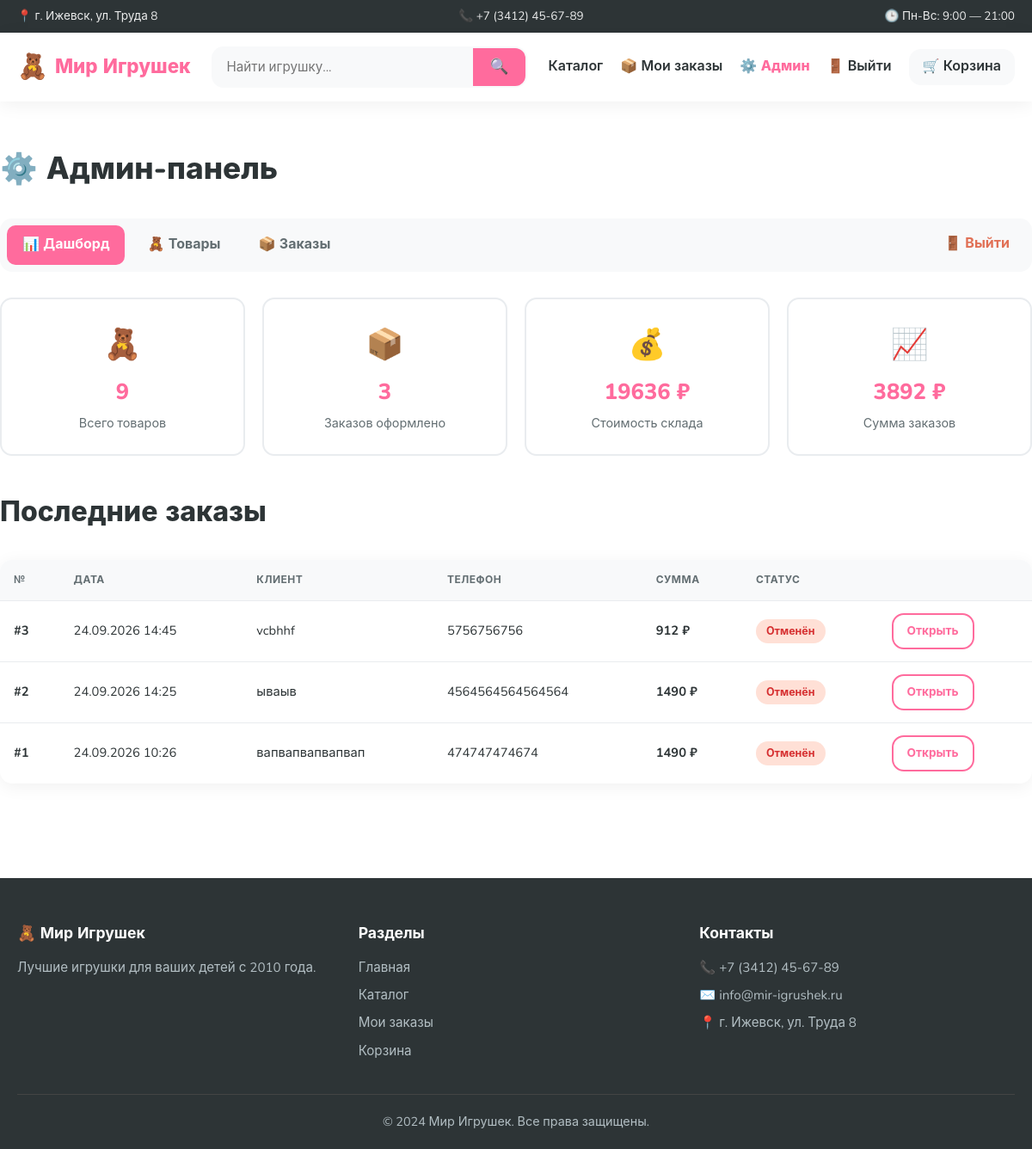
/admin (signed in), run on the app's committed database.
### app.py (models this page shows)
class Order(db.Model):
    __tablename__ = 'orders'
    id = db.Column(db.Integer, primary_key=True)
    token = db.Column(db.String(64), unique=True, nullable=False, index=True)
    created_at = db.Column(db.DateTime, default=lambda: datetime.now(timezone.utc), index=True)
    full_name = db.Column(db.String(200), nullable=False)
    phone = db.Column(db.String(50), nullable=False)
    address = db.Column(db.Text, nullable=False)
    payment_method = db.Column(db.String(50), nullable=False, default='card_on_delivery')
    total = db.Column(db.Integer, nullable=False)
    status = db.Column(db.String(50), default='Новый', index=True)
    cancel_reason = db.Column(db.String(300), default='')
    items = db.relationship('OrderItem', backref='order', cascade='all, delete-orphan')

### app.py (the view)
@app.route('/admin')
@admin_required
def admin_dashboard():
    stats = {
        'toys_count': Toy.query.count(),
        'orders_count': Order.query.count(),
        'total_value': db.session.query(db.func.sum(Toy.price)).scalar() or 0,
        'orders_sum': db.session.query(db.func.sum(Order.total)).scalar() or 0,
    }
    recent_orders = Order.query.order_by(Order.id.desc()).limit(5).all()
    return render_template('admin/dashboard.html', stats=stats, recent_orders=recent_orders)

### app.py (called while the page is built)
def get_cart():
    return session.get('cart', {})

def cart_total_items():
    return sum(get_cart().values())

def is_admin():
    return session.get('is_admin', False)

def my_order_tokens():
    return session.get('order_tokens', [])

def admin_required(f):
    @wraps(f)
    def wrapper(*args, **kwargs):
        if not is_admin():
            flash('Требуется вход в админ-панель', 'error')
            return redirect(url_for('admin_login'))
        return f(*args, **kwargs)
    return wrapper

@app.context_processor
def inject_globals():
    return {
        'cart_count': cart_total_items(),
        'is_admin': is_admin(),
        'my_orders_count': len(my_order_tokens()),
        'shop_address': SHOP_ADDRESS,
        'shop_phone': SHOP_PHONE,
        'payment_methods': PAYMENT_METHODS,
        'deletable_statuses': DELETABLE_STATUSES,
    }

@app.after_request
def set_security_headers(response):
    response.headers['Referrer-Policy'] = 'no-referrer'
    response.headers['X-Content-Type-Options'] = 'nosniff'
    response.headers['X-Frame-Options'] = 'DENY'
    response.headers['Permissions-Policy'] = 'geolocation=(), microphone=(), camera=()'
    response.headers['Content-Security-Policy'] = (
        "default-src 'self'; "
        "img-src 'self' https: data:; "
        "style-src 'self' 'unsafe-inline' https://fonts.googleapis.com; "
        "font-src 'self' https://fonts.gstatic.com; "
        "script-src 'self'; "
        "frame-ancestors 'none'; "
        "base-uri 'self'; "
        "form-action 'self'"
    )
    return response

### templates/admin/dashboard.html (shortened to what this page needs)
{% extends 'base.html' %}
{% block content %}
<div class="container section">
    <h1 class="page-title">⚙️ Админ-панель</h1>
    <div class="admin-nav">
        <a href="{{ url_for('admin_dashboard') }}" class="admin-nav__link active">📊 Дашборд</a>
        <a href="{{ url_for('admin_products') }}" class="admin-nav__link">🧸 Товары</a>
        <a href="{{ url_for('admin_orders') }}" class="admin-nav__link">📦 Заказы</a>
        <form action="{{ url_for('admin_logout') }}" method="post" class="admin-logout-form">
            <button type="submit" class="admin-nav__link admin-nav__link--danger">🚪 Выйти</button>
        </form>
    </div>
    <div class="stats-grid">
        <div class="stat-card">
            <div class="stat-card__icon">🧸</div>
            <div class="stat-card__value">{{ stats.toys_count }}</div>
            <div class="stat-card__label">Всего товаров</div>
        </div>
        <div class="stat-card">
            <div class="stat-card__icon">📦</div>
            <div class="stat-card__value">{{ stats.orders_count }}</div>
            <div class="stat-card__label">Заказов оформлено</div>
        </div>
        <div class="stat-card">
            <div class="stat-card__icon">💰</div>
            <div class="stat-card__value">{{ stats.total_value }} ₽</div>
            <div class="stat-card__label">Стоимость склада</div>
        </div>
        <div class="stat-card">
            <div class="stat-card__icon">📈</div>
            <div class="stat-card__value">{{ stats.orders_sum }} ₽</div>
            <div class="stat-card__label">Сумма заказов</div>
        </div>
    </div>
    <h2 class="section__title" style="text-align:left;">Последние заказы</h2>
    {% if recent_orders %}
        <table class="admin-table">
            <thead>
                <tr>
                    <th>№</th>
                    <th>Дата</th>
                    <th>Клиент</th>
                    <th>Телефон</th>
                    <th>Сумма</th>
                    <th>Статус</th>
                    <th></th>
                </tr>
            </thead>
            <tbody>
                {% for o in recent_orders %}
                    <tr>
                        <td><b>#{{ o.id }}</b></td>
                        <td>{{ o.created_at.strftime('%d.%m.%Y %H:%M') }}</td>
                        <td>{{ o.full_name }}</td>
                        <td>{{ o.phone }}</td>
                        <td><b>{{ o.total }} ₽</b></td>
                        <td><span class="status status--{{ o.status|lower }}">{{ o.status }}</span></td>
                        <td><a href="{{ url_for('admin_order_detail', order_id=o.id) }}" class="btn btn--sm btn--outline">Открыть</a></td>
                    </tr>
                {% endfor %}
            </tbody>
        </table>
    {% else %}
        <div class="empty">
            <div class="empty__icon">📦</div>
            <p>Заказов пока нет</p>
        </div>
    {% endif %}
</div>
{% endblock %}

### static/css/style.css (style rules this page uses)
* { margin: 0; padding: 0; box-sizing: border-box; }
:root { --primary: #ff6b9d; --primary-dark: #e74c7e; --secondary: #ffd93d; --accent: #6bcbff; --dark: #2d3436; --gray: #636e72; --light: #f8f9fa; --border: #e9ecef; --success: #00b894; --error: #e17055; --radius: 14px; --shadow: 0 4px 20px rgba(0, 0, 0, 0.06); --shadow-lg: 0 8px 30px rgba(0, 0, 0, 0.1); }
body { font-family: 'Nunito', -apple-system, BlinkMacSystemFont, sans-serif; color: var(--dark); background: #fff; line-height: 1.6; min-height: 100vh; display: flex; flex-direction: column; }
a { color: inherit; text-decoration: none; transition: color .2s; }
.container { max-width: 1200px; margin: 0 auto; padding: 0 20px; width: 100%; }
.btn { display: inline-flex; align-items: center; justify-content: center; gap: 6px; border: none; border-radius: var(--radius); font-family: inherit; font-weight: 700; cursor: pointer; transition: all .2s; text-align: center; padding: 12px 22px; font-size: .95rem; white-space: nowrap; }
.btn--outline { background: transparent; color: var(--primary); border: 2px solid var(--primary); }
.btn--sm { padding: 8px 16px; font-size: .85rem; }
.section { padding: 50px 0; }
.section__title { font-size: 2rem; font-weight: 800; margin-bottom: 30px; text-align: center; }
.page-title { font-size: 2.2rem; font-weight: 800; margin-bottom: 30px; }
.admin-nav { display: flex; gap: 8px; flex-wrap: wrap; background: var(--light); padding: 8px; border-radius: var(--radius); margin-bottom: 30px; }
.admin-nav__link { padding: 10px 18px; border-radius: 10px; font-weight: 700; color: var(--gray); transition: all .2s; }
.admin-nav__link.active { background: var(--primary); color: #fff; }
.admin-nav__link--danger { margin-left: auto; color: var(--error); }
.stats-grid { display: grid; grid-template-columns: repeat(auto-fit, minmax(200px, 1fr)); gap: 20px; margin-bottom: 40px; }
.stat-card { background: #fff; border: 2px solid var(--border); border-radius: var(--radius); padding: 24px; text-align: center; transition: all .25s; }
.stat-card__icon { font-size: 2.2rem; margin-bottom: 8px; }
.stat-card__value { font-size: 1.6rem; font-weight: 800; color: var(--primary); margin-bottom: 4px; }
.stat-card__label { font-size: .9rem; color: var(--gray); }
.admin-table { width: 100%; border-collapse: collapse; background: #fff; border-radius: var(--radius); overflow: hidden; box-shadow: var(--shadow); }
.admin-table th, .admin-table td { padding: 14px 16px; text-align: left; border-bottom: 1px solid var(--border); font-size: .92rem; vertical-align: middle; }
.admin-table th { background: var(--light); font-weight: 700; text-transform: uppercase; font-size: .75rem; letter-spacing: .5px; color: var(--gray); }
.admin-table tr:last-child td { border-bottom: none; }
.status { display: inline-block; padding: 4px 12px; border-radius: 20px; font-size: .78rem; font-weight: 700; background: var(--light); white-space: nowrap; }
.status--отменён { background: #ffe0d6; color: #d63031; }
.admin-logout-form { display: inline; margin: 0; margin-left: auto; }
.admin-logout-form .admin-nav__link { background: none; border: none; cursor: pointer; font-family: inherit; font-size: inherit; }

### data on the page
Order: id "3", created_at "24.09.2026 14:45", full_name "vcbhhf", phone "5756756756", total "912", status "Отменён"
Order: id "2", created_at "24.09.2026 14:25", full_name "ываыв", phone "4564564564564564", total "1490", status "Отменён"
Order: id "1", created_at "24.09.2026 10:26", full_name "вапвапвапвапвап", phone "474747474674", total "1490", status "Отменён"

### other printed values
{{ shop_address }} "г. Ижевск, ул. Труда 8"
{{ shop_phone }} "+7 (3412) 45-67-89"
{{ stats.toys_count }} "9"
{{ stats.orders_count }} "3"
{{ stats.total_value }} "19636"
{{ stats.orders_sum }} "3892"
